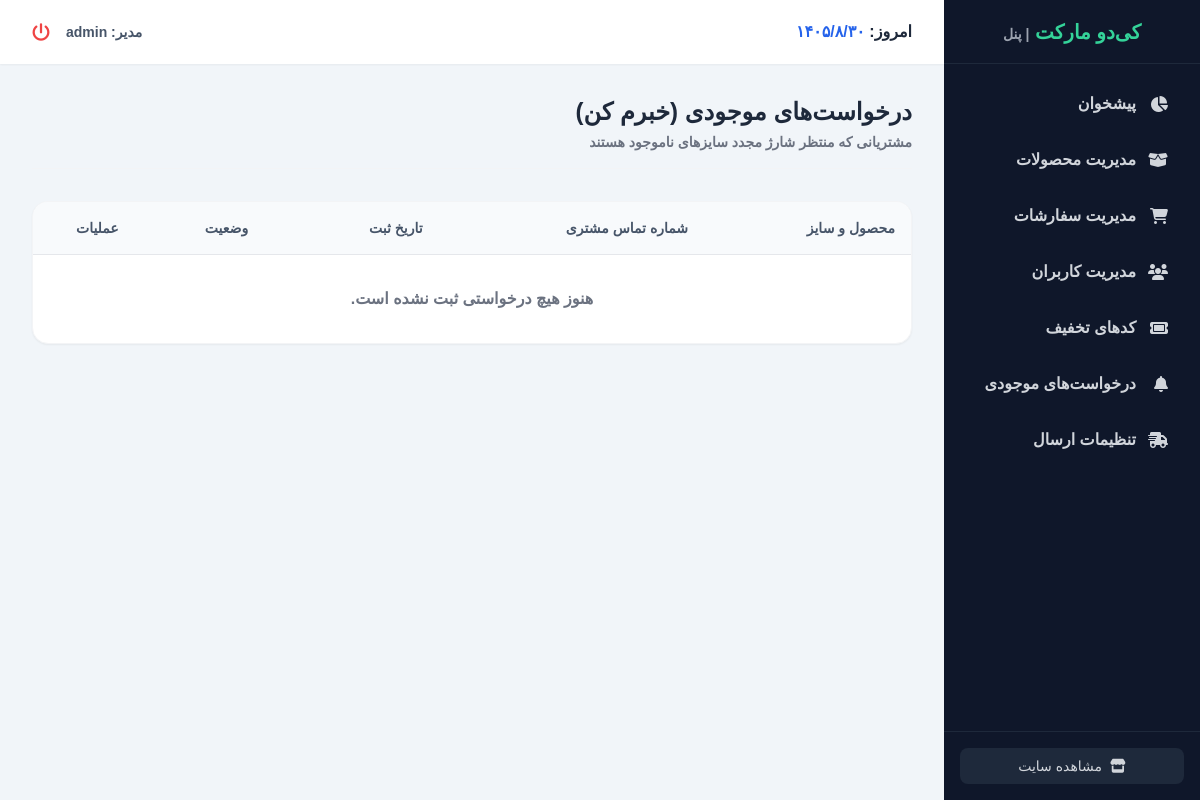
The app's page /dashboard/notifications/ (signed in), older data.
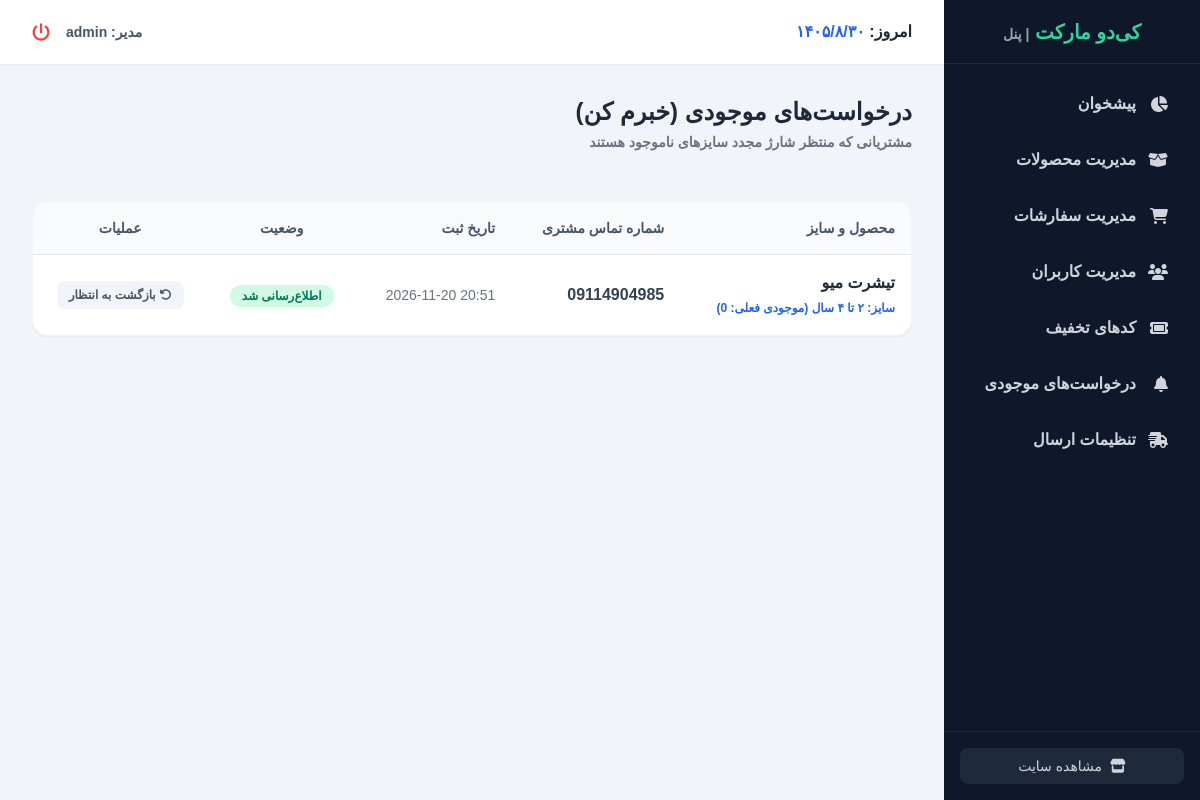
The same page, newer data.
### products/models.py (models this page shows, shortened)
class StockNotification(models.Model):
    size = models.ForeignKey('ProductSize', on_delete=models.CASCADE, related_name='notifications')
    user = models.ForeignKey(User, on_delete=models.SET_NULL, null=True, blank=True)
    phone = models.CharField(max_length=15, verbose_name="شماره تماس")
    created_at = models.DateTimeField(auto_now_add=True)
    notified = models.BooleanField(default=False, verbose_name="اطلاع‌رسانی شده")

class ProductSize(models.Model):
    product = models.ForeignKey(Products, on_delete=models.CASCADE, related_name='sizes', verbose_name='لباس')
    name = models.CharField(max_length=50, verbose_name='نام سایز')
    price = models.PositiveIntegerField(verbose_name='قیمت (تومان)', default=0)
    stock = models.PositiveIntegerField(verbose_name='موجودی', default=0)
    min_height = models.PositiveIntegerField(blank=True, null=True, verbose_name="حداقل قد کودک (سانتی‌متر)")
    max_height = models.PositiveIntegerField(blank=True, null=True, verbose_name="حداکثر قد کودک (سانتی‌متر)")
    features = models.TextField(blank=True, null=True, verbose_name="ویژگی‌های ابعاد", help_text="هر ویژگی را در یک خط بنویسید. مثلاً: قد آستین: 40 سانتی‌متر")
    class Meta:
        verbose_name = 'سایز و ابعاد'
        verbose_name_plural = 'سایزها و ابعاد'

class Products(models.Model):
    GENDER_CHOICES = [
        ('boy', 'پسرونه'),
        ('girl', 'دخترونه'),
        ('unisex', 'اسپرت (مشترک)'),
    ]
    name = models.CharField(max_length=200, verbose_name="نام لباس")
    description = models.TextField(verbose_name="توضیحات کامل")
    category = models.ForeignKey('Category', on_delete=models.SET_NULL, null=True, blank=True, related_name='products', verbose_name="دسته بندی")
    price = models.PositiveIntegerField(verbose_name="قیمت (تومان)")
    gender = models.CharField(max_length=10, choices=GENDER_CHOICES, verbose_name="دسته‌بندی")
    min_age = models.PositiveIntegerField(verbose_name="حداقل سن (سال)", default=1)
    max_age = models.PositiveIntegerField(verbose_name="حداکثر سن (سال)", default=16)
    stock = models.PositiveIntegerField(verbose_name="موجودی در انبار", default=0)
    is_active = models.BooleanField(default=True, verbose_name="فعال برای فروش")
    image = models.ImageField(upload_to='products/%Y/%m/', verbose_name="عکس لباس", null=True, blank=True)
    class Meta:
        verbose_name = "محصول"
        verbose_name_plural = "محصولات"

### dashboard/views.py (the view)
# urls.py: path('notifications/', views.dashboard_notification_list, name='dashboard_notification_list'),
@staff_member_required
def dashboard_notification_list(request):
    notifications = StockNotification.objects.select_related('size', 'size__product').order_by('notified', '-created_at')
    return render(request, 'dashboard/notification_list.html', {'notifications': notifications})

### cart/context_processors.py (called while the page is built)
def cart(request):
    return {'cart': Cart(request)}

### dashboard/templates/dashboard/notification_list.html
{% extends "dashboard/dashboard_base.html" %}
{% block dashboard_content %}
<div class="flex flex-col md:flex-row justify-between md:items-center mb-8 gap-4 border-b border-gray-100 pb-4">
    <div>
        <h2 class="text-2xl font-bold text-slate-800">درخواست‌های موجودی (خبرم کن)</h2>
        <p class="text-gray-500 mt-1 text-sm font-bold">مشتریانی که منتظر شارژ مجدد سایزهای ناموجود هستند</p>
    </div>
</div>
<div class="bg-white rounded-2xl border border-gray-100 shadow-sm overflow-hidden">
    <div class="overflow-x-auto">
        <table class="w-full text-right whitespace-nowrap">
            <thead class="bg-slate-50 text-slate-600 border-b border-gray-200">
                <tr>
                    <th class="p-4 font-bold text-sm">محصول و سایز</th>
                    <th class="p-4 font-bold text-sm">شماره تماس مشتری</th>
                    <th class="p-4 font-bold text-sm">تاریخ ثبت</th>
                    <th class="p-4 font-bold text-sm text-center">وضعیت</th>
                    <th class="p-4 font-bold text-sm text-center">عملیات</th>
                </tr>
            </thead>
            <tbody class="divide-y divide-gray-100">
                {% for item in notifications %}
                    <tr class="hover:bg-slate-50 transition duration-150">
                        <td class="p-4">
                            <strong class="text-slate-800 block">{{ item.size.product.name }}</strong>
                            <span class="text-xs text-blue-600 font-bold">سایز: {{ item.size.name }} (موجودی فعلی: {{ item.size.stock }})</span>
                        </td>
                        <td class="p-4 font-bold text-slate-700" dir="ltr">
                            <a href="tel:{{ item.phone }}" class="hover:text-blue-600">{{ item.phone }}</a>
                        </td>
                        <td class="p-4 text-gray-500 text-sm" dir="ltr">{{ item.created_at|date:"Y-m-d H:i" }}</td>
                        <td class="p-4 text-center">
                            {% if item.notified %}
                                <span class="bg-emerald-100 text-emerald-700 px-3 py-1 rounded-full text-xs font-bold">اطلاع‌رسانی شد</span>
                            {% else %}
                                <span class="bg-amber-100 text-amber-700 px-3 py-1 rounded-full text-xs font-bold">در انتظار خبر</span>
                            {% endif %}
                        </td>
                        <td class="p-4 text-center">
                            <a href="{% url 'dashboard_notification_toggle' item.id %}" class="inline-flex items-center gap-1 px-3 py-1.5 rounded-lg text-xs font-bold transition
                                {% if item.notified %}bg-slate-100 text-slate-600 hover:bg-slate-200{% else %}bg-emerald-500 text-white hover:bg-emerald-600{% endif %}">
                                {% if item.notified %}
                                    <i class="fa-solid fa-rotate-left"></i> بازگشت به انتظار
                                {% else %}
                                    <i class="fa-solid fa-check"></i> خبر دادم
                                {% endif %}
                            </a>
                        </td>
                    </tr>
                {% empty %}
                    <tr>
                        <td colspan="5" class="p-8 text-center text-gray-500 font-bold">هنوز هیچ درخواستی ثبت نشده است.</td>
                    </tr>
                {% endfor %}
            </tbody>
        </table>
    </div>
</div>
{% endblock %}

Row changes from the older to the newer data that the page shows:
added StockNotification: size.product.name "تیشرت میو", size.name "۲ تا ۴ سال", size.stock "0", phone "09114904985", created_at "2026-11-20 20:51", notified "اطلاع‌رسانی شد"
Text that changed along with them:
text no longer shown: "هنوز هیچ درخواستی ثبت نشده است."
